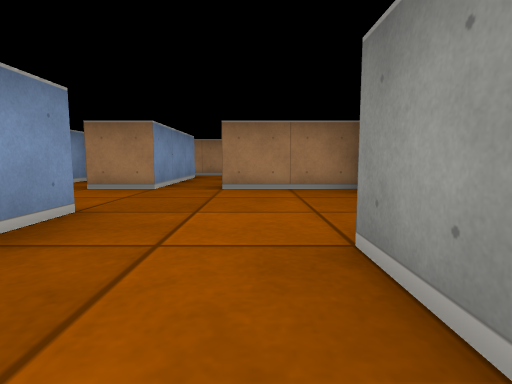
view 1 (above)

13 first-person views from a walk through a cub3D maze. The camera is about half as high as the walls, tilts 6° down and sees 80° across. The floor is counted in squares. Each view is taken from the middle of a square. On the plan, view 1 faces up. The plan holds only what a view shows up to about 9 squares ahead; the rest is blank.

view 2
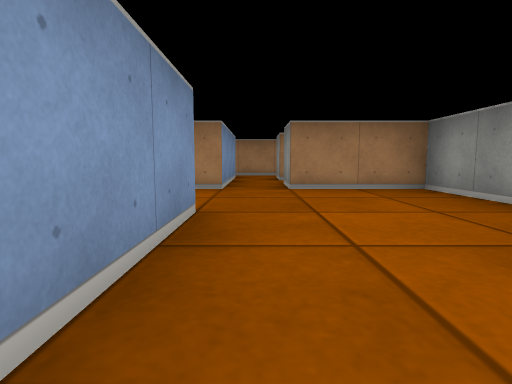

view 3
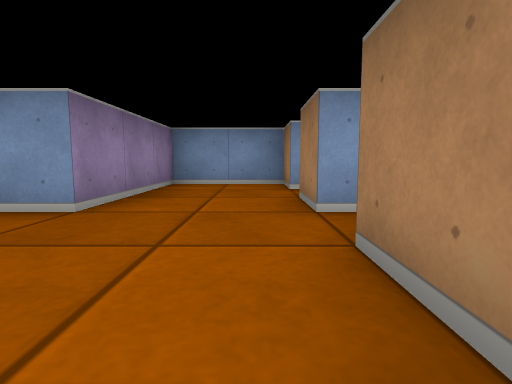

view 4
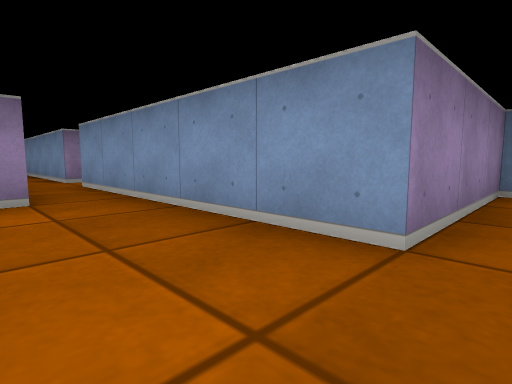

view 5
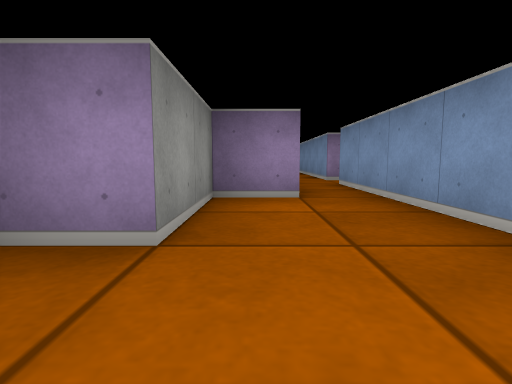

view 6
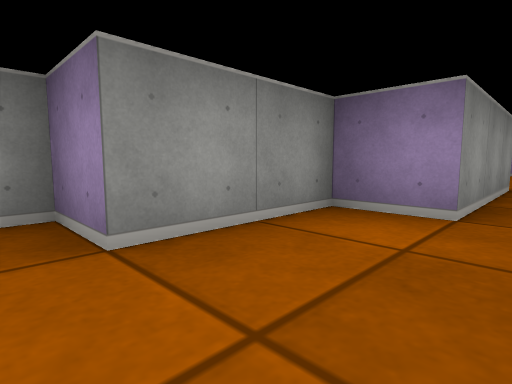

view 7
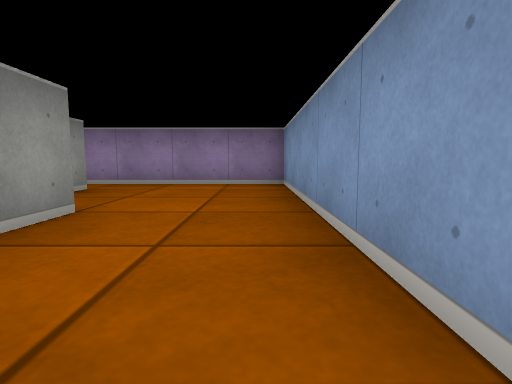

view 8
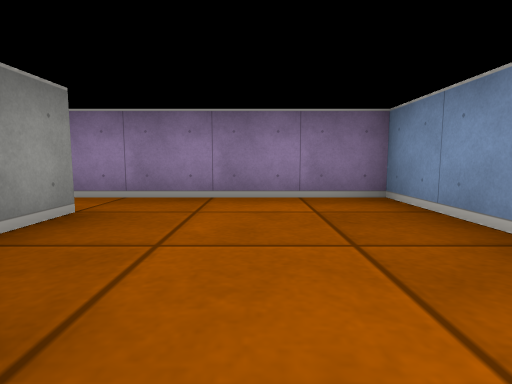

view 9
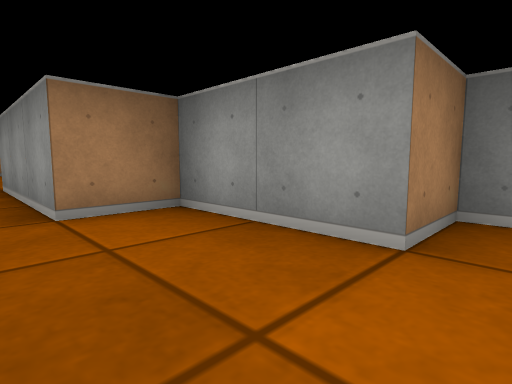

view 10
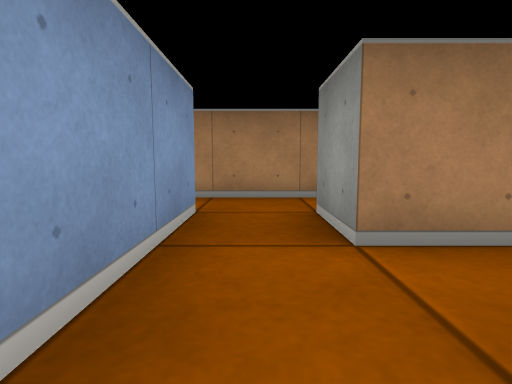

view 11
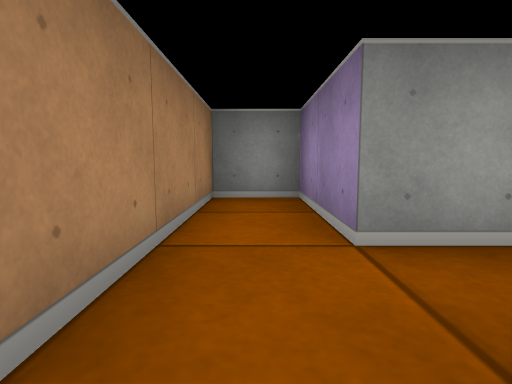

view 12
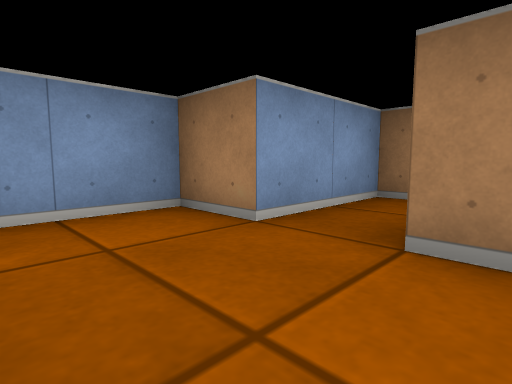

view 13
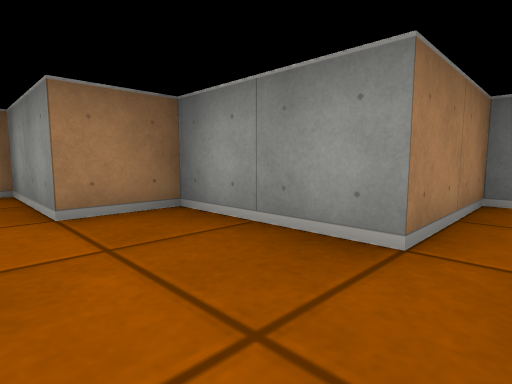

### Floor plan
Points are (right, up) in squares from view 1. A wall is a line through its corners. A room is listed if a view was taken in it or the views show most of it. See-through windows are left out.
Room 1 (views 1, 2, 3, 4, 5, 6, 10)
walls: (-1.5, 2.5) (-1.5, -0.5); (-0.5, -0.5) (0.5, -0.5) (0.5, 1.5) (1.5, 1.5) (1.5, 4.5) (-0.5, 4.5) (-0.5, 5.5); (-1.5, 5.5) (-1.5, 4.5)
ways out: opening at (-1, -1) to room 2; opening at (-2, 3.5) to room 4; opening at (-1, 5)
Room 2 (views 7, 8, 9, 13)
walls: (-1.5, -3.5) (-1.5, -8.5) (2.1, -8.5); (2.5, -7.5) (1.5, -7.5) (1.5, -5.5) (0.5, -5.5) (0.5, -3.5) (-0.5, -3.5) (-0.5, -0.5); (-1.5, -0.5) (-1.5, -2.5)
ways out: opening at (-1, -1) to room 1; opening at (-2, -3); opening at (2, -8)
Room 3 (view 11)
walls: (-1.5, 7.5) (-1.5, 6.5); (-0.5, 6.5) (-0.5, 7.5) (1.5, 7.5) (1.5, 8.5) (-1.8, 8.5)
ways out: opening at (-1, 7)
Room 4 (view 12)
walls: (-1.5, 4.5) (-2.5, 4.5); (-3.5, 6.6) (-3.5, 4.5) (-4.5, 4.5) (-4.5, 2.5) (-1.5, 2.5)
ways out: opening at (-2, 3.5) to room 1

Where each view was taken, in squares from view 1:
view 1: 0 up, 0 right, facing up
view 2: 0 up, 1 left, facing up
view 3: 4 up, 1 right, facing left
view 4: 3 up, 0 right, facing down-left
view 5: 3 up, 0 right, facing down
view 6: 2 up, 1 left, facing down-right
view 7: 3 down, 1 left, facing down
view 8: 5 down, 0 right, facing down
view 9: 6 down, 1 left, facing up-right
view 10: 5 up, 1 left, facing up
view 11: 8 up, 2 left, facing right
view 12: 3 up, 2 left, facing up-left
view 13: 8 down, 0 right, facing up-right
